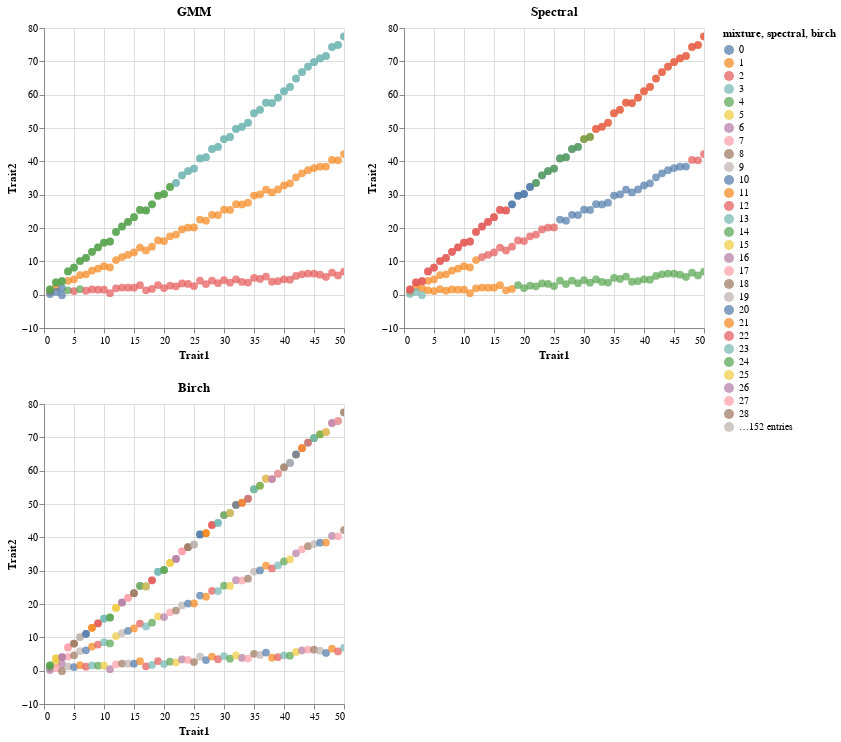

Notebook source saved alongside this figure:
### Markdown cell above
K-Medoids is not behaving as we expect but it does not appear that the metric is using the default as the results are different.

### Code cell
# Display charts
display(Markdown("# Plots for other methods"))
(gmm | spectral) & birch

### Figure 1 — Vega-Lite specification as saved in the notebook (floating-point values rounded to 4 significant figures; data arrays with more than 128 entries replaced by an {"elided": "..."} marker saying what was removed)
{"config": {"view": {"continuousWidth": 300, "continuousHeight": 300}}, "vconcat": [{"hconcat": [{"mark": {"type": "circle", "size": 60}, "encoding": {"color": {"field": "mixture", "type": "nominal"}, "tooltip": [{"field": "dbscan3", "type": "quantitative"}, {"field": "kmeans3", "type": "quantitative"}, {"field": "mixture", "type": "quantitative"}, {"field": "spectral", "type": "quantitative"}, {"field": "birch", "type": "quantitative"}, {"field": "kmedoids_e", "type": "quantitative"}, {"field": "kmedoids_c", "type": "quantitative"}, {"field": "kmedoids_cp", "type": "quantitative"}], "x": {"field": "Trait1", "type": "quantitative"}, "y": {"field": "Trait2", "type": "quantitative"}}, "name": "view_10", "title": "GMM"}, {"mark": {"type": "circle", "size": 60}, "encoding": {"color": {"field": "spectral", "type": "nominal"}, "tooltip": [{"field": "dbscan3", "type": "quantitative"}, {"field": "kmeans3", "type": "quantitative"}, {"field": "mixture", "type": "quantitative"}, {"field": "spectral", "type": "quantitative"}, {"field": "birch", "type": "quantitative"}, {"field": "kmedoids_e", "type": "quantitative"}, {"field": "kmedoids_c", "type": "quantitative"}, {"field": "kmedoids_cp", "type": "quantitative"}], "x": {"field": "Trait1", "type": "quantitative"}, "y": {"field": "Trait2", "type": "quantitative"}}, "name": "view_11", "title": "Spectral"}]}, {"mark": {"type": "circle", "size": 60}, "encoding": {"color": {"field": "birch", "type": "nominal"}, "tooltip": [{"field": "dbscan3", "type": "quantitative"}, {"field": "kmeans3", "type": "quantitative"}, {"field": "mixture", "type": "quantitative"}, {"field": "spectral", "type": "quantitative"}, {"field": "birch", "type": "quantitative"}, {"field": "kmedoids_e", "type": "quantitative"}, {"field": "kmedoids_c", "type": "quantitative"}, {"field": "kmedoids_cp", "type": "quantitative"}], "x": {"field": "Trait1", "type": "quantitative"}, "y": {"field": "Trait2", "type": "quantitative"}}, "name": "view_12", "title": "Birch"}], "data": {"name": "data-8ff61e1f74a5eb683a8fc333d37823a0"}, "params": [{"name": "param_6", "select": {"type": "interval", "encodings": ["x", "y"]}, "bind": "scales", "views": ["view_10"]}, {"name": "param_7", "select": {"type": "interval", "encodings": ["x", "y"]}, "bind": "scales", "views": ["view_11"]}, {"name": "param_8", "select": {"type": "interval", "encodings": ["x", "y"]}, "bind": "scales", "views": ["view_12"]}], "$schema": "https://vega.github.io/schema/vega-lite/v5.16.3.json", "datasets": {"data-8ff61e1f74a5eb683a8fc333d37823a0": {"elided": "200 records"}}}
